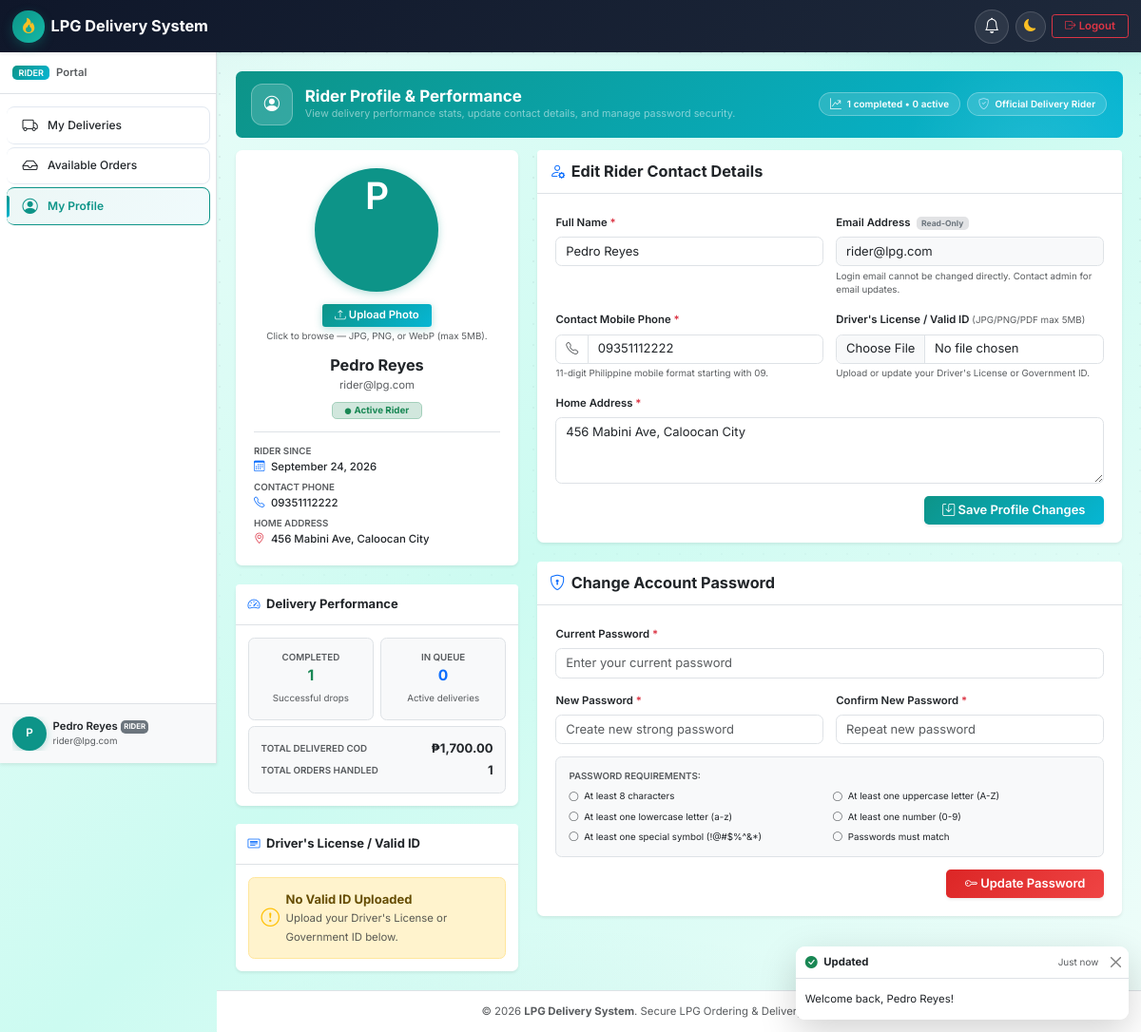
The app's page /pages/rider/profile.php (signed in) with its own data.
### tables this page shows
CREATE TABLE `users` (
  `id` int(11) NOT NULL AUTO_INCREMENT,
  `full_name` varchar(255) NOT NULL,
  `email` varchar(255) NOT NULL,
  `password` varchar(255) NOT NULL,
  `role` enum('customer','admin','rider') NOT NULL DEFAULT 'customer',
  `phone` varchar(20) NOT NULL,
  `address` text NOT NULL,
  `valid_id_path` varchar(500) DEFAULT NULL,
  `status` enum('active','inactive','suspended') NOT NULL DEFAULT 'active',
  `created_at` timestamp NOT NULL DEFAULT current_timestamp(),
  `updated_at` timestamp NOT NULL DEFAULT current_timestamp() ON UPDATE current_timestamp(),
  PRIMARY KEY (`id`),
  UNIQUE KEY `email` (`email`),
  KEY `idx_role` (`role`),
  KEY `idx_status` (`status`)
);

### pages/rider/profile.php (the view, shortened to what the rows shown need)
<?php
require_once __DIR__ . '/../../includes/helpers.php';
require_once __DIR__ . '/../../includes/auth.php';
require_once __DIR__ . '/../../classes/User.php';
$db = Database::connect();
$userModel = new User($db);
$riderId = (int)current_user_id();
$rider = $userModel->findById($riderId);
require_once __DIR__ . '/../../templates/header.php';
?>
<div class="container-fluid px-0" id="riderProfileContainer">
    <div class="row g-4">
        <div class="col-lg-4">
            <div class="card border-0 shadow-sm text-center p-4 rounded-3 mb-4" data-aos="fade-right">
                <div class="mx-auto mb-3">
                    <?php if (!empty($rider['profile_picture']) && is_file(dirname(__DIR__, 2) . '/' . ltrim($rider['profile_picture'], '/'))): ?>
                        <img src="<?= e(url($rider['profile_picture'])) ?>"
                             alt="Profile picture of <?= e($rider['full_name'] ?? 'Rider') ?>"
                             class="rounded-circle shadow-sm profile-avatar-lg"
                             style="border: 4px solid #e2e8f0;">
                    <?php else: ?>
                        <div class="user-avatar-circle profile-avatar-lg" style="font-size: 3rem;">
                            <?= e(strtoupper(substr($rider['full_name'] ?? 'R', 0, 1))) ?>
                        </div>
                    <?php endif; ?>
                </div>
                <form action="<?= url('pages/rider/profile.php') ?>" method="POST" enctype="multipart/form-data" class="mb-3" id="riderAvatarForm">
                    <button type="button" class="btn btn-sm btn-primary fw-semibold px-3" id="riderAvatarBtn">
                    </button>
                    <div class="form-text extra-small">Click to browse — JPG, PNG, or WebP (max 5MB).</div>
                </form>
                <h5 class="fw-bold mb-1 text-dark"><?= e($rider['full_name'] ?? 'Rider') ?></h5>
                <p class="text-muted small mb-2"><?= e($rider['email'] ?? '') ?></p>
                <div class="mb-3">
                    <span class="badge bg-success-subtle text-success border border-success-subtle px-3 py-1">
                    </span>
                </div>
                <div class="border-top pt-3 text-start small">
                    <div class="mb-2">
                        <span class="text-muted d-block extra-small text-uppercase fw-semibold">Rider Since</span>
                        <span class="fw-medium text-dark"><i class="bi bi-calendar3 me-2 text-primary"></i><?= e(format_date($rider['created_at'], 'F d, Y')) ?></span>
                    </div>
                    <div class="mb-2">
                        <span class="text-muted d-block extra-small text-uppercase fw-semibold">Contact Phone</span>
                        <span class="fw-medium text-dark"><i class="bi bi-telephone me-2 text-primary"></i><?= e($rider['phone'] ?? 'Not provided') ?></span>
                    </div>
                    <div>
                        <span class="text-muted d-block extra-small text-uppercase fw-semibold">Home Address</span>
                        <span class="fw-medium text-dark"><i class="bi bi-geo-alt me-2 text-danger"></i><?= e($rider['address'] ?? 'Not provided') ?></span>
                    </div>
                </div>
            </div>
        </div>
        <div class="col-lg-8">
            <div class="card border-0 shadow-sm rounded-3 mb-4" data-aos="fade-left">
                <div class="card-body p-3 p-md-4">
                    <form action="<?= url('pages/rider/profile.php') ?>" method="POST" enctype="multipart/form-data" id="riderProfileForm">
                        <div class="row g-3">
                            <div class="col-md-6">
                                <label for="full_name" class="form-label fw-semibold small text-dark">
                                    Full Name <span class="text-danger">*</span>
                                </label>
                                <input type="text"
                                       name="full_name"
                                       id="full_name"
                                       class="form-control"
                                       value="<?= e($rider['full_name'] ?? '') ?>"
                                       required>
                            </div>
                            <div class="col-md-6">
                                <label for="email" class="form-label fw-semibold small text-dark">
                                    Email Address <span class="badge bg-secondary-subtle text-secondary ms-1">Read-Only</span>
                                </label>
                                <input type="email"
                                       id="email"
                                       class="form-control bg-light"
                                       value="<?= e($rider['email'] ?? '') ?>"
                                       disabled>
                                <div class="form-text extra-small">Login email cannot be changed directly. Contact admin for email updates.</div>
                            </div>
                            <div class="col-md-6">
                                <div class="input-group">
                                    <span class="input-group-text bg-white"><i class="bi bi-telephone text-muted"></i></span>
                                    <input type="text"
                                           name="phone"
                                           id="phone"
                                           class="form-control"
                                           placeholder="09171234567"
                                           maxlength="11"
                                           value="<?= e($rider['phone'] ?? '') ?>"
                                           required>
                                </div>
                            </div>
                            <div class="col-12">
                                <label for="address" class="form-label fw-semibold small text-dark">
                                    Home Address <span class="text-danger">*</span>
                                </label>
                                <textarea name="address"
                                          id="address"
                                          rows="3"
                                          class="form-control"
                                          placeholder="House #, Street, Barangay, City/Municipality, Province"
                                          required><?= e($rider['address'] ?? '') ?></textarea>
                            </div>
                        </div>
                    </form>
                </div>
            </div>
        </div>
    </div>
</div>
<?php
require_once __DIR__ . '/../../templates/footer.php';
?>

### records on screen
users: full_name "P", full_name "Pedro Reyes", email "rider@lpg.com", created_at "September 24, 2026", phone "09351112222", address "456 Mabini Ave, Caloocan City"

### other values on screen
$appName "LPG Delivery System"
$role "RIDER"
$item['label'] "My Deliveries"
$item['label'] "Available Orders"
$item['label'] "My Profile"
$initial "P"
$userName "Pedro Reyes"
$userEmail "rider@lpg.com"
$totalCompleted "1"
$totalActive "0"
format_currency($totalCodCollected) "₱1,700.00"
$totalAssigned "1"
